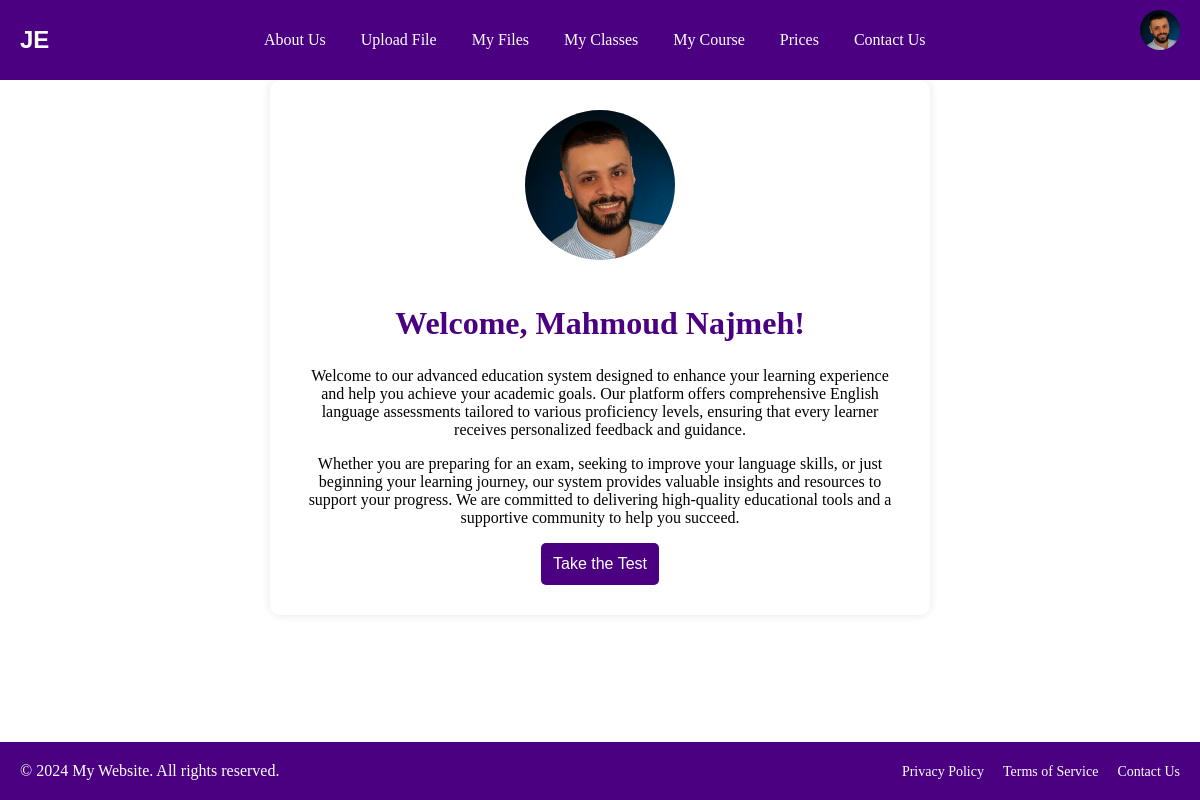
/welcome/ (signed in), run on the app's committed database.
### learning/models.py (models this page shows, shortened)
class Profile(models.Model):
    user = models.OneToOneField(User, on_delete=models.CASCADE)
    profile_picture = models.ImageField(upload_to='profile_pictures/', blank=True, null=True)
    first_name = models.CharField(max_length=30, blank=True)
    last_name = models.CharField(max_length=30, blank=True)
    age = models.IntegerField(blank=True, null=True)
    address = models.CharField(max_length=255, blank=True)
    postal_code = models.CharField(max_length=20, blank=True)
    city = models.CharField(max_length=100, blank=True)
    country = CountryField(blank=True)
    birth_date = models.DateField(blank=True, null=True)
    phone_number = models.CharField(max_length=15, blank=True)
    nationality = models.CharField(max_length=50, blank=True)
    bio = models.TextField(max_length=500, blank=True)

### learning/views.py (the view)
# urls.py: path('welcome/', views.welcome, name='welcome'),
@login_required
def welcome(request):
    profile = request.user.profile
    return render(request, 'learning/welcome.html', {'profile': profile})

### learning/templates/learning/welcome.html (shortened to what this page needs)
{% extends 'base.html' %}
{% load static %}
{% block content %}
<div class="container">
    {% if profile.profile_picture %}
        <img src="{{ profile.profile_picture.url }}" class="profile-picture" alt="Profile Picture">
    {% else %}
        <img src="{% static 'default_profile_picture.jpg' %}" class="profile-picture" alt="Default Profile Picture">
    {% endif %}
    <h1>Welcome, {{ profile.first_name }} {{ profile.last_name }}!</h1>
    <p>Welcome to our advanced education system designed to enhance your learning experience and help you achieve your academic goals. Our platform offers comprehensive English language assessments tailored to various proficiency levels, ensuring that every learner receives personalized feedback and guidance.</p>
    <p>Whether you are preparing for an exam, seeking to improve your language skills, or just beginning your learning journey, our system provides valuable insights and resources to support your progress. We are committed to delivering high-quality educational tools and a supportive community to help you succeed.</p>
    <button onclick="window.location.href='{% url 'english_test' %}'">Take the Test</button>
</div>
{% endblock %}

### learning/templates/base.html (shortened to what this page needs)
<!DOCTYPE html>
<html lang="en">
<head>
    {% load static %}
</head>
<body>
    <div class="navbar">
        <a href="{% url 'welcome' %}" class="logo">
            <span class="logo-letter">J</span><span class="logo-letter">E</span>
        </a>
        <div class="navbar-left">
            <a href="{% url 'about_us' %}">About Us</a>
            <a href="{% url 'upload_file' %}">Upload File</a>
            <a href="{% url 'list_files' %}">My Files</a>
            <a href="#">My Classes</a>
            <a href="#">My Course</a>
            <a href="#">Prices</a>
            <a href="#">Contact Us</a>
        </div>
        <div class="profile-info" onclick="toggleDropdown()">
            {% if user.is_authenticated and user.profile.profile_picture %}
                <img src="{{ user.profile.profile_picture.url }}" class="profile-picture" alt="Profile Picture">
            {% else %}
                <img src="{% static 'default_profile_picture.jpg' %}" class="profile-picture" alt="Default Profile Picture">
            {% endif %}
        </div>
    </div>
    <div class="content-wrapper">
        <div class="content">
            {% block content %}
            {% endblock %}
        </div>
    </div>
    <footer class="footer">
        <div class="footer-content">
            <div class="footer-left">
                <p>&copy; 2024 My Website. All rights reserved.</p>
            </div>
            <div class="footer-right">
                <a href="#">Privacy Policy</a>
                <a href="#">Terms of Service</a>
                <a href="#">Contact Us</a>
            </div>
        </div>
    </footer>
</body>
</html>

### learning/templates/base.html (style rules this page uses)
html, body { height: 100%; margin: 0; display: flex; flex-direction: column; }
.content-wrapper { flex: 1; display: flex; flex-direction: column; justify-content: space-between; }
.navbar { background-color: #4b0082; color: white; padding: 10px 20px; display: flex; justify-content: space-between; align-items: center; position: fixed; top: 0; left: 0; right: 0; z-index: 1000; }
.navbar-left { display: flex; gap: 15px; }
.navbar-left a { color: white; text-decoration: none; font-size: 16px; padding: 10px; transition: background-color 0.3s, transform 0.3s; }
.profile-info { position: relative; display: flex; align-items: center; cursor: pointer; }
.profile-info img.profile-picture { border-radius: 50%; width: 40px; height: 40px; }
.logo { font-family: Arial, sans-serif; font-size: 24px; font-weight: bold; text-transform: uppercase; color: white; cursor: pointer; transition: transform 0.3s; }
.logo span { display: inline-block; transition: color 0.5s; }
.logo-letter:first-child { color: white; }
.logo-letter:last-child { color: white; }
.container { background-color: #fff; padding: 30px; border-radius: 10px; box-shadow: 0 0 10px rgba(0, 0, 0, 0.1); width: 100%; max-width: 600px; margin: 20px auto; text-align: center; }
h1 { color: #4b0082; margin-bottom: 25px; }
button { background-color: #4b0082; color: white; padding: 12px; border: none; border-radius: 5px; cursor: pointer; font-size: 16px; }
img.profile-picture { border-radius: 50%; width: 150px; height: 150px; margin-bottom: 20px; }
.footer { background-color: #4b0082; color: white; padding: 20px 0; text-align: center; width: 100%; position: relative; bottom: 0; }
.footer-content { display: flex; justify-content: space-between; align-items: center; max-width: 1200px; margin: 0 auto; padding: 0 20px; }
.footer-left p { margin: 0; }
.footer-right a { color: white; text-decoration: none; margin-left: 15px; font-size: 14px; transition: color 0.3s; }
.content { padding-top: 60px; flex: 1; display: flex; flex-direction: column; justify-content: space-between; }

### data on the page
Profile: profile_picture (picture), first_name "Mahmoud", last_name "Najmeh"
